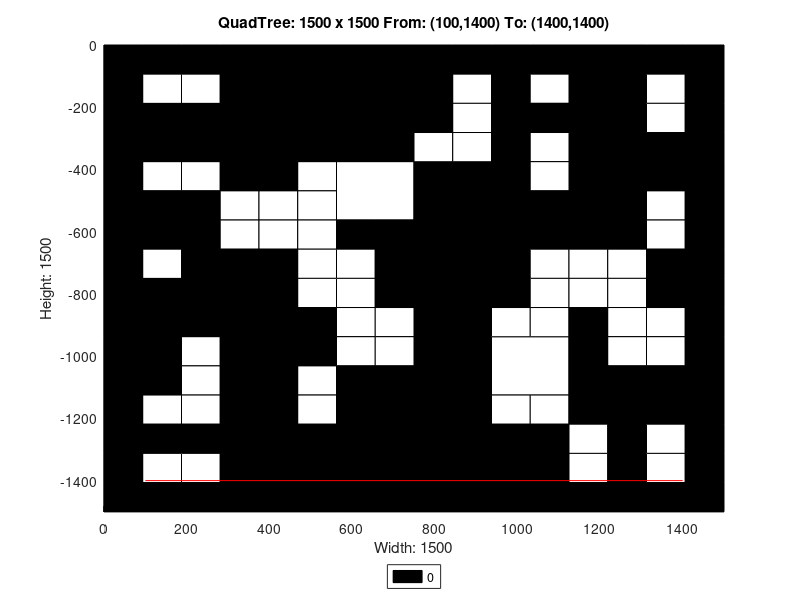

This figure's MATLAB source:
axis([0 1500 -1500 0]);
title('QuadTree: 1500 x 1500 From: (100,1400) To: (1400,1400)');
xlabel('Width: 1500');
ylabel('Height: 1500');
rectangle('Position',[375 -375 375 375], 'FaceColor',[0 0 0]);
rectangle('Position',[0 -375 187.5 187.5], 'FaceColor',[0 0 0]);
rectangle('Position',[187.5 -375 187.5 187.5], 'FaceColor',[0 0 0]);
rectangle('Position',[562.5 -562.5 187.5 187.5], 'FaceColor',[1 1 1]);
rectangle('Position',[1125 -187.5 187.5 187.5], 'FaceColor',[0 0 0]);
rectangle('Position',[1125 -375 187.5 187.5], 'FaceColor',[0 0 0]);
rectangle('Position',[750 -562.5 187.5 187.5], 'FaceColor',[0 0 0]);
rectangle('Position',[750 -750 187.5 187.5], 'FaceColor',[0 0 0]);
rectangle('Position',[1125 -562.5 187.5 187.5], 'FaceColor',[0 0 0]);
rectangle('Position',[0 -937.5 187.5 187.5], 'FaceColor',[0 0 0]);
rectangle('Position',[187.5 -937.5 187.5 187.5], 'FaceColor',[0 0 0]);
rectangle('Position',[0 -1125 187.5 187.5], 'FaceColor',[0 0 0]);
rectangle('Position',[562.5 -1312.5 187.5 187.5], 'FaceColor',[0 0 0]);
rectangle('Position',[375 -1500 187.5 187.5], 'FaceColor',[0 0 0]);
rectangle('Position',[562.5 -1500 187.5 187.5], 'FaceColor',[0 0 0]);
rectangle('Position',[750 -937.5 187.5 187.5], 'FaceColor',[0 0 0]);
rectangle('Position',[750 -1125 187.5 187.5], 'FaceColor',[0 0 0]);
rectangle('Position',[937.5 -1125 187.5 187.5], 'FaceColor',[1 1 1]);
rectangle('Position',[750 -1312.5 187.5 187.5], 'FaceColor',[0 0 0]);
rectangle('Position',[750 -1500 187.5 187.5], 'FaceColor',[0 0 0]);
rectangle('Position',[937.5 -1500 187.5 187.5], 'FaceColor',[0 0 0]);
rectangle('Position',[0 -93.75 93.75 93.75], 'FaceColor',[0 0 0]);
rectangle('Position',[93.75 -93.75 93.75 93.75], 'FaceColor',[0 0 0]);
rectangle('Position',[0 -187.5 93.75 93.75], 'FaceColor',[0 0 0]);
rectangle('Position',[93.75 -187.5 93.75 93.75], 'FaceColor',[1 1 1]);
rectangle('Position',[187.5 -93.75 93.75 93.75], 'FaceColor',[0 0 0]);
rectangle('Position',[281.25 -93.75 93.75 93.75], 'FaceColor',[0 0 0]);
rectangle('Position',[187.5 -187.5 93.75 93.75], 'FaceColor',[1 1 1]);
rectangle('Position',[281.25 -187.5 93.75 93.75], 'FaceColor',[0 0 0]);
rectangle('Position',[0 -468.75 93.75 93.75], 'FaceColor',[0 0 0]);
rectangle('Position',[93.75 -468.75 93.75 93.75], 'FaceColor',[1 1 1]);
rectangle('Position',[0 -562.5 93.75 93.75], 'FaceColor',[0 0 0]);
rectangle('Position',[93.75 -562.5 93.75 93.75], 'FaceColor',[0 0 0]);
rectangle('Position',[187.5 -468.75 93.75 93.75], 'FaceColor',[1 1 1]);
rectangle('Position',[281.25 -468.75 93.75 93.75], 'FaceColor',[0 0 0]);
rectangle('Position',[187.5 -562.5 93.75 93.75], 'FaceColor',[0 0 0]);
rectangle('Position',[281.25 -562.5 93.75 93.75], 'FaceColor',[1 1 1]);
rectangle('Position',[0 -656.25 93.75 93.75], 'FaceColor',[0 0 0]);
rectangle('Position',[93.75 -656.25 93.75 93.75], 'FaceColor',[0 0 0]);
rectangle('Position',[0 -750 93.75 93.75], 'FaceColor',[0 0 0]);
rectangle('Position',[93.75 -750 93.75 93.75], 'FaceColor',[1 1 1]);
rectangle('Position',[187.5 -656.25 93.75 93.75], 'FaceColor',[0 0 0]);
rectangle('Position',[281.25 -656.25 93.75 93.75], 'FaceColor',[1 1 1]);
rectangle('Position',[187.5 -750 93.75 93.75], 'FaceColor',[0 0 0]);
rectangle('Position',[281.25 -750 93.75 93.75], 'FaceColor',[0 0 0]);
rectangle('Position',[375 -468.75 93.75 93.75], 'FaceColor',[0 0 0]);
rectangle('Position',[468.75 -468.75 93.75 93.75], 'FaceColor',[1 1 1]);
rectangle('Position',[375 -562.5 93.75 93.75], 'FaceColor',[1 1 1]);
rectangle('Position',[468.75 -562.5 93.75 93.75], 'FaceColor',[1 1 1]);
rectangle('Position',[375 -656.25 93.75 93.75], 'FaceColor',[1 1 1]);
rectangle('Position',[468.75 -656.25 93.75 93.75], 'FaceColor',[1 1 1]);
rectangle('Position',[375 -750 93.75 93.75], 'FaceColor',[0 0 0]);
rectangle('Position',[468.75 -750 93.75 93.75], 'FaceColor',[1 1 1]);
rectangle('Position',[562.5 -656.25 93.75 93.75], 'FaceColor',[0 0 0]);
rectangle('Position',[656.25 -656.25 93.75 93.75], 'FaceColor',[0 0 0]);
rectangle('Position',[562.5 -750 93.75 93.75], 'FaceColor',[1 1 1]);
rectangle('Position',[656.25 -750 93.75 93.75], 'FaceColor',[0 0 0]);
rectangle('Position',[750 -93.75 93.75 93.75], 'FaceColor',[0 0 0]);
rectangle('Position',[843.75 -93.75 93.75 93.75], 'FaceColor',[0 0 0]);
rectangle('Position',[750 -187.5 93.75 93.75], 'FaceColor',[0 0 0]);
rectangle('Position',[843.75 -187.5 93.75 93.75], 'FaceColor',[1 1 1]);
rectangle('Position',[937.5 -93.75 93.75 93.75], 'FaceColor',[0 0 0]);
rectangle('Position',[1031.25 -93.75 93.75 93.75], 'FaceColor',[0 0 0]);
rectangle('Position',[937.5 -187.5 93.75 93.75], 'FaceColor',[0 0 0]);
rectangle('Position',[1031.25 -187.5 93.75 93.75], 'FaceColor',[1 1 1]);
rectangle('Position',[750 -281.25 93.75 93.75], 'FaceColor',[0 0 0]);
rectangle('Position',[843.75 -281.25 93.75 93.75], 'FaceColor',[1 1 1]);
rectangle('Position',[750 -375 93.75 93.75], 'FaceColor',[1 1 1]);
rectangle('Position',[843.75 -375 93.75 93.75], 'FaceColor',[1 1 1]);
rectangle('Position',[937.5 -281.25 93.75 93.75], 'FaceColor',[0 0 0]);
rectangle('Position',[1031.25 -281.25 93.75 93.75], 'FaceColor',[0 0 0]);
rectangle('Position',[937.5 -375 93.75 93.75], 'FaceColor',[0 0 0]);
rectangle('Position',[1031.25 -375 93.75 93.75], 'FaceColor',[1 1 1]);
rectangle('Position',[1312.5 -93.75 93.75 93.75], 'FaceColor',[0 0 0]);
rectangle('Position',[1406.25 -93.75 93.75 93.75], 'FaceColor',[0 0 0]);
rectangle('Position',[1312.5 -187.5 93.75 93.75], 'FaceColor',[1 1 1]);
rectangle('Position',[1406.25 -187.5 93.75 93.75], 'FaceColor',[0 0 0]);
rectangle('Position',[1312.5 -281.25 93.75 93.75], 'FaceColor',[1 1 1]);
rectangle('Position',[1406.25 -281.25 93.75 93.75], 'FaceColor',[0 0 0]);
rectangle('Position',[1312.5 -375 93.75 93.75], 'FaceColor',[0 0 0]);
rectangle('Position',[1406.25 -375 93.75 93.75], 'FaceColor',[0 0 0]);
rectangle('Position',[937.5 -468.75 93.75 93.75], 'FaceColor',[0 0 0]);
rectangle('Position',[1031.25 -468.75 93.75 93.75], 'FaceColor',[1 1 1]);
rectangle('Position',[937.5 -562.5 93.75 93.75], 'FaceColor',[0 0 0]);
rectangle('Position',[1031.25 -562.5 93.75 93.75], 'FaceColor',[0 0 0]);
rectangle('Position',[937.5 -656.25 93.75 93.75], 'FaceColor',[0 0 0]);
rectangle('Position',[1031.25 -656.25 93.75 93.75], 'FaceColor',[0 0 0]);
rectangle('Position',[937.5 -750 93.75 93.75], 'FaceColor',[0 0 0]);
rectangle('Position',[1031.25 -750 93.75 93.75], 'FaceColor',[1 1 1]);
rectangle('Position',[1312.5 -468.75 93.75 93.75], 'FaceColor',[0 0 0]);
rectangle('Position',[1406.25 -468.75 93.75 93.75], 'FaceColor',[0 0 0]);
rectangle('Position',[1312.5 -562.5 93.75 93.75], 'FaceColor',[1 1 1]);
rectangle('Position',[1406.25 -562.5 93.75 93.75], 'FaceColor',[0 0 0]);
rectangle('Position',[1125 -656.25 93.75 93.75], 'FaceColor',[0 0 0]);
rectangle('Position',[1218.75 -656.25 93.75 93.75], 'FaceColor',[0 0 0]);
rectangle('Position',[1125 -750 93.75 93.75], 'FaceColor',[1 1 1]);
rectangle('Position',[1218.75 -750 93.75 93.75], 'FaceColor',[1 1 1]);
rectangle('Position',[1312.5 -656.25 93.75 93.75], 'FaceColor',[1 1 1]);
rectangle('Position',[1406.25 -656.25 93.75 93.75], 'FaceColor',[0 0 0]);
rectangle('Position',[1312.5 -750 93.75 93.75], 'FaceColor',[0 0 0]);
rectangle('Position',[1406.25 -750 93.75 93.75], 'FaceColor',[0 0 0]);
rectangle('Position',[187.5 -1031.25 93.75 93.75], 'FaceColor',[1 1 1]);
rectangle('Position',[281.25 -1031.25 93.75 93.75], 'FaceColor',[0 0 0]);
rectangle('Position',[187.5 -1125 93.75 93.75], 'FaceColor',[1 1 1]);
rectangle('Position',[281.25 -1125 93.75 93.75], 'FaceColor',[0 0 0]);
rectangle('Position',[375 -843.75 93.75 93.75], 'FaceColor',[0 0 0]);
rectangle('Position',[468.75 -843.75 93.75 93.75], 'FaceColor',[1 1 1]);
rectangle('Position',[375 -937.5 93.75 93.75], 'FaceColor',[0 0 0]);
rectangle('Position',[468.75 -937.5 93.75 93.75], 'FaceColor',[0 0 0]);
rectangle('Position',[562.5 -843.75 93.75 93.75], 'FaceColor',[1 1 1]);
rectangle('Position',[656.25 -843.75 93.75 93.75], 'FaceColor',[0 0 0]);
rectangle('Position',[562.5 -937.5 93.75 93.75], 'FaceColor',[1 1 1]);
rectangle('Position',[656.25 -937.5 93.75 93.75], 'FaceColor',[1 1 1]);
rectangle('Position',[375 -1031.25 93.75 93.75], 'FaceColor',[0 0 0]);
rectangle('Position',[468.75 -1031.25 93.75 93.75], 'FaceColor',[0 0 0]);
rectangle('Position',[375 -1125 93.75 93.75], 'FaceColor',[0 0 0]);
rectangle('Position',[468.75 -1125 93.75 93.75], 'FaceColor',[1 1 1]);
rectangle('Position',[562.5 -1031.25 93.75 93.75], 'FaceColor',[1 1 1]);
rectangle('Position',[656.25 -1031.25 93.75 93.75], 'FaceColor',[1 1 1]);
rectangle('Position',[562.5 -1125 93.75 93.75], 'FaceColor',[0 0 0]);
rectangle('Position',[656.25 -1125 93.75 93.75], 'FaceColor',[0 0 0]);
rectangle('Position',[0 -1218.75 93.75 93.75], 'FaceColor',[0 0 0]);
rectangle('Position',[93.75 -1218.75 93.75 93.75], 'FaceColor',[1 1 1]);
rectangle('Position',[0 -1312.5 93.75 93.75], 'FaceColor',[0 0 0]);
rectangle('Position',[93.75 -1312.5 93.75 93.75], 'FaceColor',[0 0 0]);
rectangle('Position',[187.5 -1218.75 93.75 93.75], 'FaceColor',[1 1 1]);
rectangle('Position',[281.25 -1218.75 93.75 93.75], 'FaceColor',[0 0 0]);
rectangle('Position',[187.5 -1312.5 93.75 93.75], 'FaceColor',[0 0 0]);
rectangle('Position',[281.25 -1312.5 93.75 93.75], 'FaceColor',[0 0 0]);
rectangle('Position',[0 -1406.25 93.75 93.75], 'FaceColor',[0 0 0]);
rectangle('Position',[93.75 -1406.25 93.75 93.75], 'FaceColor',[1 1 1]);
rectangle('Position',[0 -1500 93.75 93.75], 'FaceColor',[0 0 0]);
rectangle('Position',[93.75 -1500 93.75 93.75], 'FaceColor',[0 0 0]);
rectangle('Position',[187.5 -1406.25 93.75 93.75], 'FaceColor',[1 1 1]);
rectangle('Position',[281.25 -1406.25 93.75 93.75], 'FaceColor',[0 0 0]);
rectangle('Position',[187.5 -1500 93.75 93.75], 'FaceColor',[0 0 0]);
rectangle('Position',[281.25 -1500 93.75 93.75], 'FaceColor',[0 0 0]);
rectangle('Position',[375 -1218.75 93.75 93.75], 'FaceColor',[0 0 0]);
rectangle('Position',[468.75 -1218.75 93.75 93.75], 'FaceColor',[1 1 1]);
rectangle('Position',[375 -1312.5 93.75 93.75], 'FaceColor',[0 0 0]);
rectangle('Position',[468.75 -1312.5 93.75 93.75], 'FaceColor',[0 0 0]);
rectangle('Position',[937.5 -843.75 93.75 93.75], 'FaceColor',[0 0 0]);
rectangle('Position',[1031.25 -843.75 93.75 93.75], 'FaceColor',[1 1 1]);
rectangle('Position',[937.5 -937.5 93.75 93.75], 'FaceColor',[1 1 1]);
rectangle('Position',[1031.25 -937.5 93.75 93.75], 'FaceColor',[1 1 1]);
rectangle('Position',[1125 -843.75 93.75 93.75], 'FaceColor',[1 1 1]);
rectangle('Position',[1218.75 -843.75 93.75 93.75], 'FaceColor',[1 1 1]);
rectangle('Position',[1125 -937.5 93.75 93.75], 'FaceColor',[0 0 0]);
rectangle('Position',[1218.75 -937.5 93.75 93.75], 'FaceColor',[1 1 1]);
rectangle('Position',[1312.5 -843.75 93.75 93.75], 'FaceColor',[0 0 0]);
rectangle('Position',[1406.25 -843.75 93.75 93.75], 'FaceColor',[0 0 0]);
rectangle('Position',[1312.5 -937.5 93.75 93.75], 'FaceColor',[1 1 1]);
rectangle('Position',[1406.25 -937.5 93.75 93.75], 'FaceColor',[0 0 0]);
rectangle('Position',[1125 -1031.25 93.75 93.75], 'FaceColor',[0 0 0]);
rectangle('Position',[1218.75 -1031.25 93.75 93.75], 'FaceColor',[1 1 1]);
rectangle('Position',[1125 -1125 93.75 93.75], 'FaceColor',[0 0 0]);
rectangle('Position',[1218.75 -1125 93.75 93.75], 'FaceColor',[0 0 0]);
rectangle('Position',[1312.5 -1031.25 93.75 93.75], 'FaceColor',[1 1 1]);
rectangle('Position',[1406.25 -1031.25 93.75 93.75], 'FaceColor',[0 0 0]);
rectangle('Position',[1312.5 -1125 93.75 93.75], 'FaceColor',[0 0 0]);
rectangle('Position',[1406.25 -1125 93.75 93.75], 'FaceColor',[0 0 0]);
rectangle('Position',[937.5 -1218.75 93.75 93.75], 'FaceColor',[1 1 1]);
rectangle('Position',[1031.25 -1218.75 93.75 93.75], 'FaceColor',[1 1 1]);
rectangle('Position',[937.5 -1312.5 93.75 93.75], 'FaceColor',[0 0 0]);
rectangle('Position',[1031.25 -1312.5 93.75 93.75], 'FaceColor',[0 0 0]);
rectangle('Position',[1125 -1218.75 93.75 93.75], 'FaceColor',[0 0 0]);
rectangle('Position',[1218.75 -1218.75 93.75 93.75], 'FaceColor',[0 0 0]);
rectangle('Position',[1125 -1312.5 93.75 93.75], 'FaceColor',[1 1 1]);
rectangle('Position',[1218.75 -1312.5 93.75 93.75], 'FaceColor',[0 0 0]);
rectangle('Position',[1312.5 -1218.75 93.75 93.75], 'FaceColor',[0 0 0]);
rectangle('Position',[1406.25 -1218.75 93.75 93.75], 'FaceColor',[0 0 0]);
rectangle('Position',[1312.5 -1312.5 93.75 93.75], 'FaceColor',[1 1 1]);
rectangle('Position',[1406.25 -1312.5 93.75 93.75], 'FaceColor',[0 0 0]);
rectangle('Position',[1125 -1406.25 93.75 93.75], 'FaceColor',[1 1 1]);
rectangle('Position',[1218.75 -1406.25 93.75 93.75], 'FaceColor',[0 0 0]);
rectangle('Position',[1125 -1500 93.75 93.75], 'FaceColor',[0 0 0]);
rectangle('Position',[1218.75 -1500 93.75 93.75], 'FaceColor',[0 0 0]);
rectangle('Position',[1312.5 -1406.25 93.75 93.75], 'FaceColor',[1 1 1]);
rectangle('Position',[1406.25 -1406.25 93.75 93.75], 'FaceColor',[0 0 0]);
rectangle('Position',[1312.5 -1500 93.75 93.75], 'FaceColor',[0 0 0]);
rectangle('Position',[1406.25 -1500 93.75 93.75], 'FaceColor',[0 0 0]);
X=[1400,100];
Y=[-1400,-1400];
hold on;
plot(X,Y,'r');
legend('0','Location','southoutside');
